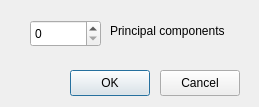
<?xml version="1.0" encoding="UTF-8"?>
<ui version="4.0">
 <class>SetPCnum</class>
 <widget class="QDialog" name="SetPCnum">
  <property name="geometry">
   <rect>
    <x>0</x>
    <y>0</y>
    <width>259</width>
    <height>107</height>
   </rect>
  </property>
  <property name="windowTitle">
   <string>Dialog</string>
  </property>
  <widget class="QPushButton" name="okButton">
   <property name="geometry">
    <rect>
     <x>70</x>
     <y>70</y>
     <width>80</width>
     <height>26</height>
    </rect>
   </property>
   <property name="text">
    <string>OK</string>
   </property>
  </widget>
  <widget class="QPushButton" name="cancelButton">
   <property name="geometry">
    <rect>
     <x>160</x>
     <y>70</y>
     <width>80</width>
     <height>26</height>
    </rect>
   </property>
   <property name="text">
    <string>Cancel</string>
   </property>
  </widget>
  <widget class="QLabel" name="label">
   <property name="geometry">
    <rect>
     <x>110</x>
     <y>20</y>
     <width>141</width>
     <height>21</height>
    </rect>
   </property>
   <property name="text">
    <string>Principal components</string>
   </property>
  </widget>
  <widget class="QSpinBox" name="spinBox">
   <property name="geometry">
    <rect>
     <x>30</x>
     <y>20</y>
     <width>71</width>
     <height>27</height>
    </rect>
   </property>
  </widget>
 </widget>
 <resources/>
 <connections/>
</ui>
